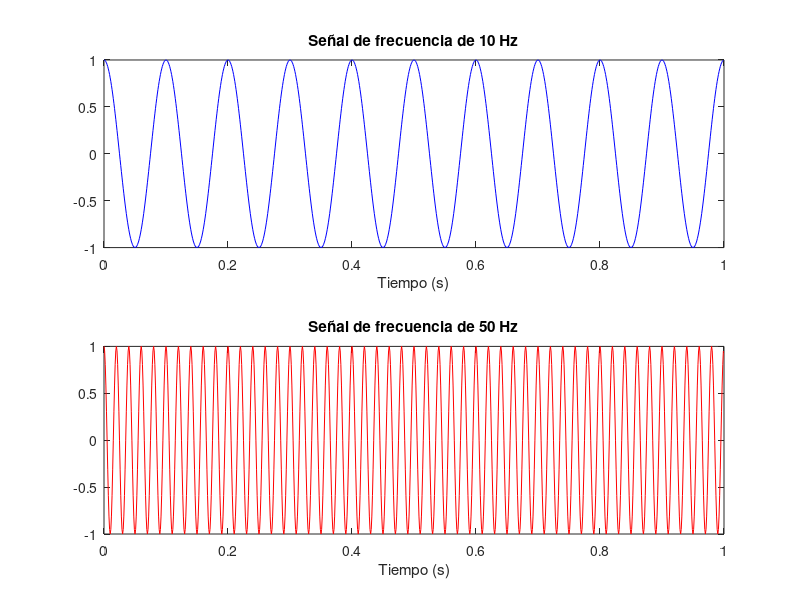
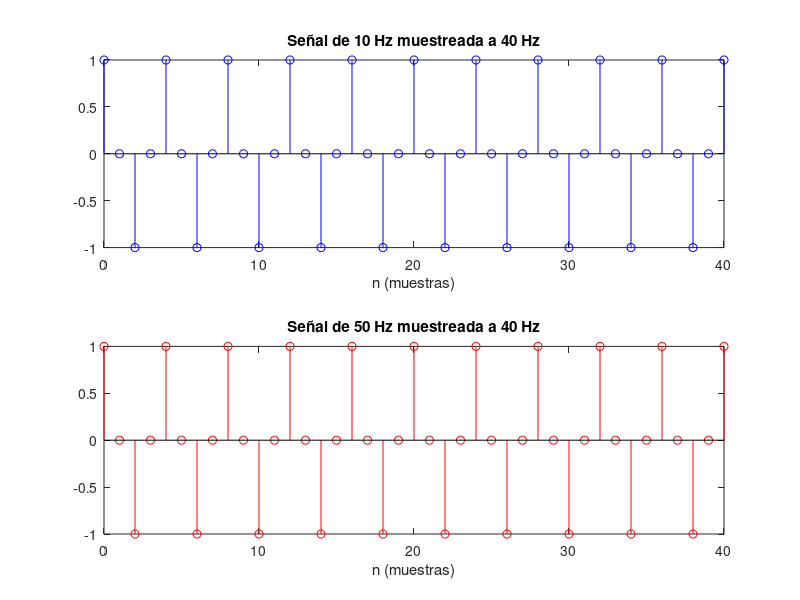

Recreate these plots in MATLAB, in order.
% Efecto del muestreo
%
% Representación de forma aproximada de señales analógicas.

fsa = 1000; % La inversa de ’fsa’ es la separación temporal entre muestras.
T = 1; % Tiempo que dura la señal en segundos
f1 = 10; % Frecuencia de una señal sinusoidal (10 Hz)
f2 = 50; % Frecuencia otra señal sinusoidal (50 Hz)

% Vector del eje de tiempos para la señal continua
ta = [0:1/fsa:T-1/fsa]; 

% Señales analógicas (usando la ecuación 1: x(t) = A cos(2πf0t + φ))
x_analogica_1 = cos(2*pi*f1*ta); % Señal de 10 Hz
x_analogica_2 = cos(2*pi*f2*ta); % Señal de 50 Hz

% Gráficas de las señales analógicas
figure(1);
subplot(211);
plot(ta, x_analogica_1, 'b');
xlabel('Tiempo (s)');
title('Señal de frecuencia de 10 Hz');

subplot(212);
plot(ta, x_analogica_2, 'r');
xlabel('Tiempo (s)');
title('Señal de frecuencia de 50 Hz');

% Ahora se procede al muestreo. Se muestrea a 40 Hz.
fs = 40; % Frecuencia de muestreo (40 Hz)

% Vector para el índice de muestras (usando la ecuación 3: x[n] = A cos(2πf0n/fs + φ))
n = 0:length(ta)-1; % índice de muestras

% Señales muestreadas (usando la ecuación 3)
x_discreta_1 = cos(2*pi*f1*n/fs); % Señal de 10 Hz muestreada
x_discreta_2 = cos(2*pi*f2*n/fs); % Señal de 50 Hz muestreada

% Gráficas de las señales muestreadas
figure(2);
subplot(211);
stem(n, x_discreta_1, 'b');
axis([0 40 -1 1]); % Limitamos el eje x entre 0 y 40
xlabel('n (muestras)');
title('Señal de 10 Hz muestreada a 40 Hz');

subplot(212);
stem(n, x_discreta_2, 'r');
axis([0 40 -1 1]); % Limitamos el eje x entre 0 y 40
xlabel('n (muestras)');
title('Señal de 50 Hz muestreada a 40 Hz');
